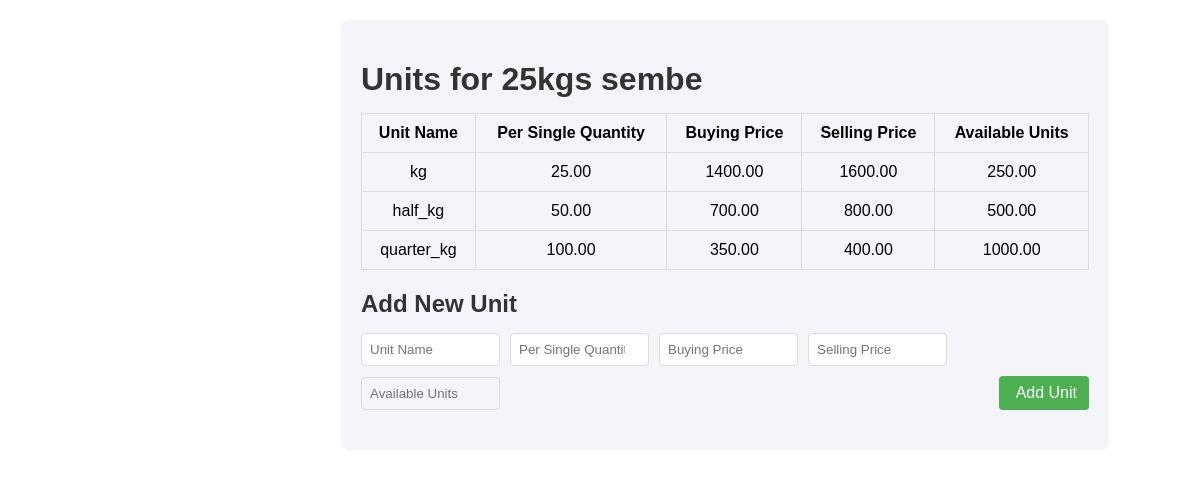
/view-create_units.php?id=1, run on the app's committed database.
### tables this page shows
CREATE TABLE `products` (
  `product_id` int(11) NOT NULL,
  `company_id` int(100) DEFAULT NULL,
  `created_by` int(100) DEFAULT NULL,
  `name` varchar(50) DEFAULT NULL,
  `quantity` decimal(10,2) DEFAULT NULL,
  `quantified` varchar(20) DEFAULT NULL,
  `under_stock_reminder` decimal(10,2) DEFAULT NULL,
  `buying_price` decimal(10,2) DEFAULT NULL,
  `selling_price` decimal(10,2) DEFAULT NULL
);

CREATE TABLE `units` (
  `unit_id` int(11) NOT NULL,
  `product_id` int(11) DEFAULT NULL,
  `company_id` int(11) NOT NULL,
  `created_by` int(11) NOT NULL,
  `name` varchar(20) DEFAULT NULL,
  `per_single_quantity` decimal(10,2) DEFAULT NULL,
  `buying_price` decimal(10,2) DEFAULT NULL,
  `selling_price` decimal(10,2) DEFAULT NULL,
  `available_units` decimal(10,2) DEFAULT NULL
);

### view-create_units.php (the view, shortened to what this page needs)
<?php
include 'db_connection.php';
$product_id = isset($_GET['id']) ? intval($_GET['id']) : 0;
$product_query = "SELECT * FROM products WHERE product_id = $product_id";
$product_result = mysqli_query($conn, $product_query);
$product = mysqli_fetch_assoc($product_result);
$unit_query = "SELECT * FROM units WHERE product_id = $product_id";
$unit_result = mysqli_query($conn, $unit_query);
?>
<!DOCTYPE html>
<html lang="en">
<head>
    <link rel="stylesheet" href="css/view-create_units.css">
</head>
<body>
    <div class="main-content">
        <div class="units-container">
            <h1>Units for <?= $product['name']; ?></h1>
            <table class="units-table">
                <thead>
                    <tr>
                        <th>Unit Name</th>
                        <th>Per Single Quantity</th>
                        <th>Buying Price</th>
                        <th>Selling Price</th>
                        <th>Available Units</th>
                    </tr>
                </thead>
                <tbody>
                    <?php while ($unit = mysqli_fetch_assoc($unit_result)): ?>
                    <tr>
                        <td><?= $unit['name']; ?></td>
                        <td><?= $unit['per_single_quantity']; ?></td>
                        <td><?= $unit['buying_price']; ?></td>
                        <td><?= $unit['selling_price']; ?></td>
                        <td><?= $unit['available_units']; ?></td>
                    </tr>
                    <?php endwhile; ?>
                </tbody>
            </table>
            <h2>Add New Unit</h2>
            <form action="confirm-new_unit.php" method="POST" class="unit-form">
                <input type="text" name="name" placeholder="Unit Name" required>
                <input type="number" step="0.01" name="per_single_quantity" placeholder="Per Single Quantity" required oninput="calculateAvailableUnits(<?= $product['quantity']; ?>)">
                <input type="number" step="0.01" name="buying_price" placeholder="Buying Price" required>
                <input type="number" step="0.01" name="selling_price" placeholder="Selling Price" required>
                <input type="text" id="available_units" name="available_units" placeholder="Available Units" readonly>
                <button type="submit" class="add-unit-button">
                    <i class='bx bx-plus'></i> Add Unit
                </button>
            </form>
        </div>
    </div>
</body>
</html>

### css/view-create_units.css (style rules this page uses)
body { font-family: Arial, sans-serif; margin: 0; }
.main-content { margin-left: 250px; padding: 20px; }
.units-container { width: 80%; margin: auto; padding: 20px; background-color: #f4f4f9; border-radius: 8px; }
.units-container h1, .units-container h2 { color: #333; margin-bottom: 15px; }
.units-table, .unit-form { width: 100%; margin-bottom: 20px; }
.units-table { border-collapse: collapse; margin-bottom: 20px; }
.units-table th, .units-table td { padding: 10px; border: 1px solid #ddd; text-align: center; }
.unit-form { display: flex; gap: 10px; align-items: center; flex-wrap: wrap; }
.unit-form input[type="text"], .unit-form input[type="number"] { width: calc(18% - 10px); padding: 8px; margin-bottom: 0; border: 1px solid #ddd; border-radius: 4px; }
.unit-form input[readonly] { background-color: #f4f4f9; }
.add-unit-button { margin-left: auto; display: flex; align-items: center; padding: 8px 12px; background-color: #4CAF50; color: white; border: none; border-radius: 4px; cursor: pointer; font-size: 16px; }

### data on the page
products: name "25kgs sembe"
units: name "kg", per_single_quantity "25.00", buying_price "1400.00", selling_price "1600.00", available_units "250.00"
units: name "half_kg", per_single_quantity "50.00", buying_price "700.00", selling_price "800.00", available_units "500.00"
units: name "quarter_kg", per_single_quantity "100.00", buying_price "350.00", selling_price "400.00", available_units "1000.00"
